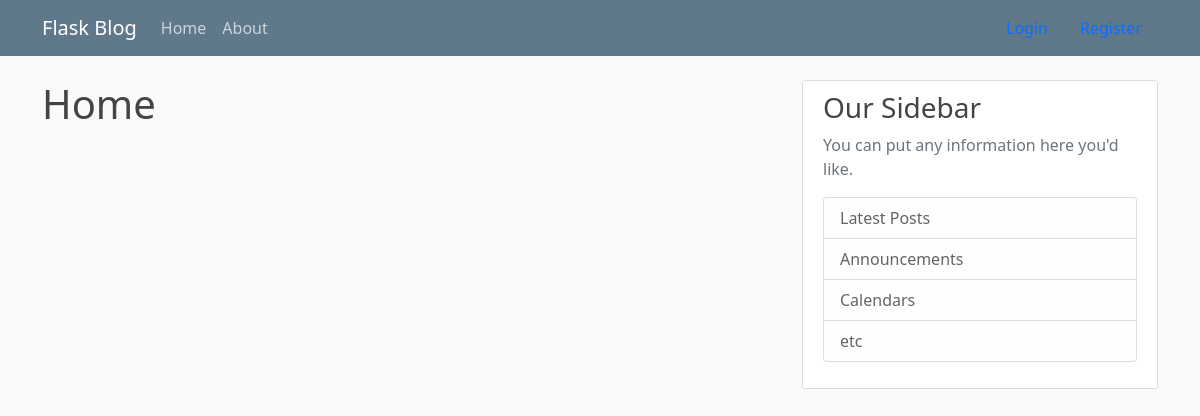
Before: / with the older database file.
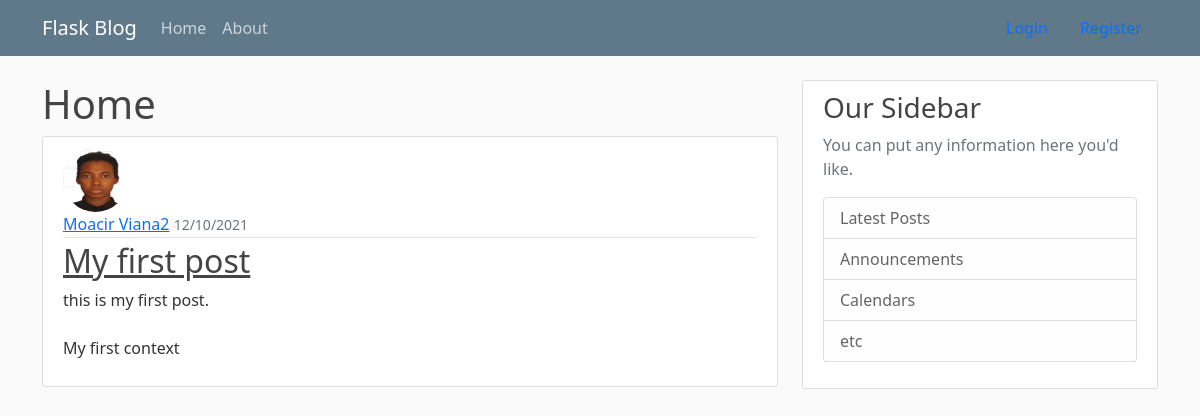
After: the same page with the newer database file.
### flaskblog/models.py (models this page shows, shortened)
class Post(db.Model):
    id = db.Column(db.Integer, primary_key=True)
    title = db.Column(db.String(100), nullable=False)
    date_posted = db.Column(db.DateTime, nullable=False, default=datetime.utcnow)
    content = db.Column(db.Text, nullable=False)
    user_id = db.Column(db.Integer, db.ForeignKey('user.id'), nullable=False)

class User(db.Model, UserMixin):
    id = db.Column(db.Integer, primary_key=True)
    username = db.Column(db.String(20), unique=True, nullable=False)
    email = db.Column(db.String(120), unique=True, nullable=False)
    image_file = db.Column(db.String(120), nullable=False, default='default.jpg')
    password = db.Column(db.String(60), nullable=False)
    posts = db.relationship('Post', backref='author', lazy=True)

### flaskblog/routes.py (the view)
@app.route("/")
def home():
    posts = Post.query.all()
    return render_template("home.html", posts=posts)

### flaskblog/templates/home.html
{% extends "layout.html" %}
{% block content %}
  <h1>Home</h1>
  {% for post in posts %}
    <article class="media content-section">
      <img class="rounded-circle article-img" src="{{ url_for('static', filename='profile_pics/' + post.author.image_file)}}" />
        <div class="media-body">
          <div class="article-metadata">
            <a class="mr-2" href="#">{{ post.author.username }}</a>
            <small class="text-muted">{{ post.date_posted.strftime('%d/%m/%Y') }}</small>
          </div>
          <h2><a class="article-title" href="#">{{ post.title }}</a></h2>
          <p class="article-content">{{ post.content }}</p>
        </div>
      </article>
  {% endfor %}
{% endblock content %}

### flaskblog/templates/layout.html (shortened to what this page needs)
<!DOCTYPE html>
<html>
<head>
    <link href="https://cdn.jsdelivr.net/npm/bootstrap@5.0.2/dist/css/bootstrap.min.css" rel="stylesheet">
    <link type="text/css" href="{{ url_for('static', filename='main.css') }}" rel="stylesheet" >
</head>
<body>
    <header class="site-header">
        <nav class="navbar navbar-expand-md navbar-dark bg-steel fixed-top">
          <div class="container">
            <a class="navbar-brand mr-4" href="/">Flask Blog</a>
            <div class="collapse navbar-collapse" id="navbarToggle">
              <div class="navbar-nav mr-auto">
                <a class="nav-item nav-link" href="{{ url_for('home') }}">Home</a>
                <a class="nav-item nav-link" href="{{ url_for('about') }}">About</a>
              </div>
                <nav class="d-inline-flex mt-2 mt-md-0 ms-md-auto">
                  {% if current_user.is_authenticated %}
                  <a class="nav-item nav-link" href="{{ url_for('new_post') }}">New Post</a>
                  <a class="nav-item nav-link" href="{{ url_for('logout') }}">Logout</a>
                  <a class="nav-item nav-link" href="{{ url_for('account') }}">Account</a>
                  {% else %}
                  <a class="nav-item nav-link" href="{{ url_for('login') }}">Login</a>
                  <a class="nav-item nav-link" href="{{ url_for('register') }}">Register</a>
                  {% endif %}
                </nav>
            </div>
          </div>
        </nav>
      </header>
      <main role="main" class="container">
        <div class="row">
          <div class="col-md-8">
            {% block content %}{% endblock %}
          </div>
          <div class="col-md-4">
            <div class="content-section">
              <h3>Our Sidebar</h3>
              <p class='text-muted'>You can put any information here you'd like.
                <ul class="list-group">
                  <li class="list-group-item list-group-item-light">Latest Posts</li>
                  <li class="list-group-item list-group-item-light">Announcements</li>
                  <li class="list-group-item list-group-item-light">Calendars</li>
                  <li class="list-group-item list-group-item-light">etc</li>
                </ul>
              </p>
            </div>
          </div>
        </div>
      </main>
</body>
</html>

### flaskblog/static/main.css (style rules this page uses)
body { background: #fafafa; color: #333333; margin-top: 5rem; }
h1, h2, h3, h4, h5, h6 { color: #444444; }
ul { margin: 0; }
.bg-steel { background-color: #5f788a; }
.site-header .navbar-nav .nav-link { color: #cbd5db; }
.content-section { background: #ffffff; padding: 10px 20px; border: 1px solid #dddddd; border-radius: 3px; margin-bottom: 20px; }
.article-title { color: #444444; }
.article-content { white-space: pre-line; }
.article-img { height: 65px; width: 65px; margin-right: 16px; }
.article-metadata { padding-bottom: 1px; margin-bottom: 4px; border-bottom: 1px solid #e3e3e3 }

Changed rows visible on the page:
added Post: image_file (picture), author.username "Moacir Viana2", date_posted "12/10/2021", title "My first post", content "this is my first post. My first context"
